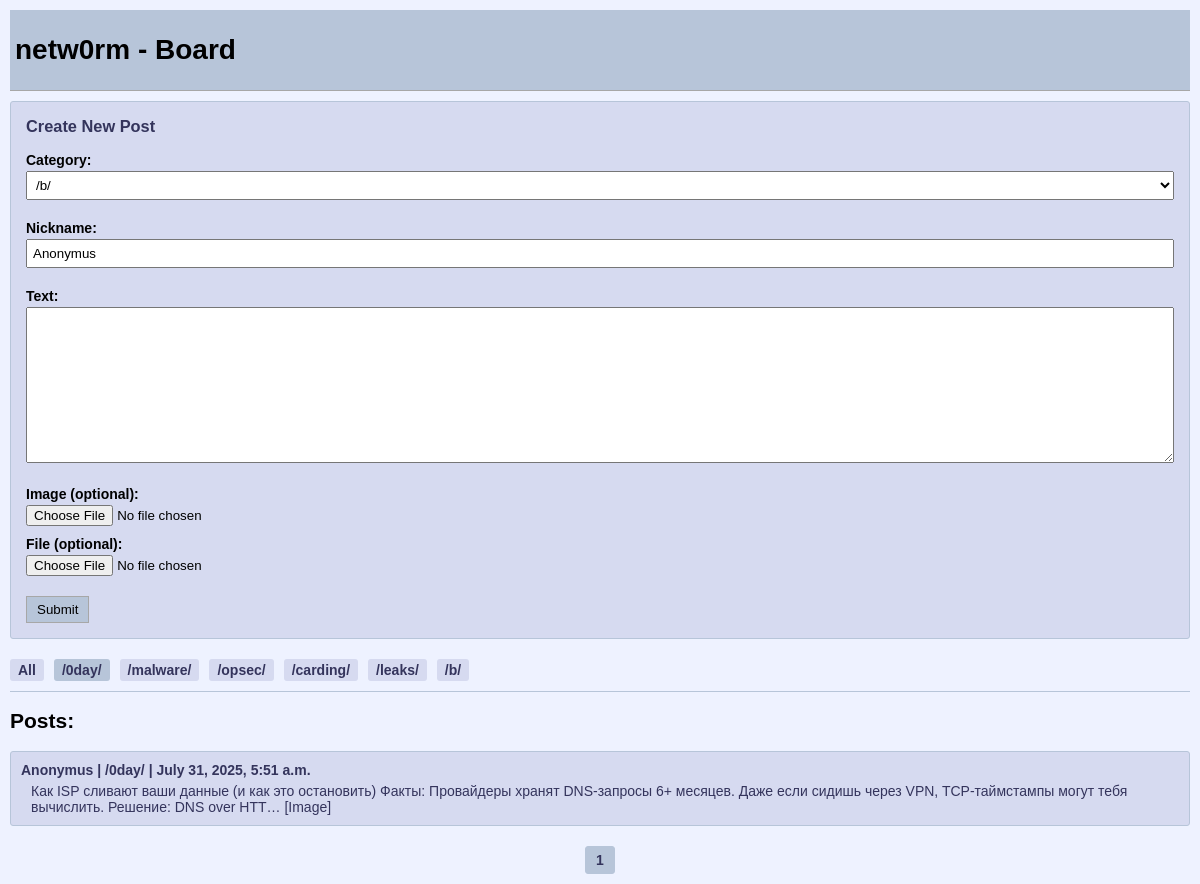
The page /?category=/0day/ on the database its author committed.
### analog/models.py (models this page shows, shortened)
class Post(models.Model):
    category = models.CharField(choices=CHOICES, default="/b/", max_length=12, blank=False)
    created_at = models.DateTimeField(auto_now_add=True)
    nickname = models.CharField(max_length=255, blank=True, default="Anonymus", unique=False)
    text = models.TextField(max_length=5000, blank=False)
    photo = models.ImageField(null=True, blank=True, upload_to="post/")
    file = models.FileField(null=True, blank=True, upload_to="post/")

### analog/views.py (the view, shortened to what this page needs)
# urls.py: path('', PostListView.as_view(), name = "post_list"),
class PostListView(ListView):
    model = Post
    template_name = "post_list.html"
    context_object_name = 'posts'
    paginate_by = 10
    ordering = ['-created_at']
    form_class = PostForm
    def get_queryset(self):
        queryset = super().get_queryset()
        category = self.request.GET.get('category')
        if category:
            queryset = queryset.filter(category=category)
        return queryset
    def get_context_data(self, **kwargs):
        context = super().get_context_data(**kwargs)
        context['form'] = self.form_class()
        context['current_category'] = self.request.GET.get('category')
        return context

### analog/forms.py
class PostForm(forms.ModelForm):
    class Meta:
        model = Post
        fields = ['category', 'nickname', 'text', 'photo', 'file']

### templates/post_list.html (shortened to what this page needs)
<!DOCTYPE html>
<html lang="en">
<head>
</head>
<body>
    <div class="header">
        <h1>netw0rm - Board</h1>
    </div>
    <div class="create-post">
        <h3>Create New Post</h3>
        <form method="post" enctype="multipart/form-data">
            <div class="form-field">
                <label for="id_category">Category:</label>
                {{ form.category }}
            </div>
            <div class="form-field">
                <label for="id_nickname">Nickname:</label>
                {{ form.nickname }}
            </div>
            <div class="form-field">
                <label for="id_text">Text:</label>
                {{ form.text }}
            </div>
            <div class="form-field">
                <label for="id_photo">Image (optional):</label>
                {{ form.photo }}
            </div>
            <div class="form-field">
                <label for="id_file">File (optional):</label>
                {{ form.file }}
            </div>
            <input type="submit" value="Submit">
        </form>
    </div>
    <div class="category-filter">
        <a href="{% url 'post_list' %}" {% if not current_category %}class="active"{% endif %}>All</a>
        {% for value, name in form.fields.category.choices %}
            <a href="?category={{ value }}" {% if current_category == value %}class="active"{% endif %}>{{ name }}</a>
        {% endfor %}
    </div>
    <hr>
    <h2>Posts:</h2>
    {% if page_obj %}
        {% for post in page_obj %}
        <div class="post">
            <div class="post-header">
                <span class="post-nickname">{{ post.nickname|default:"Anonymous" }}</span> |
                <span class="post-category">{{ post.get_category_display }}</span> |
                <span class="post-time">{{ post.created_at }}</span>
            </div>
            <div class="post-content">
                <a href="{% url 'post_detail' pk=post.pk %}">
                    {{ post.text|truncatechars:200 }}
                </a>
                {% if post.photo %}
                    <span style="color: #34345c;">[Image]</span>
                {% endif %}
            </div>
        </div>
        {% endfor %}
        <div class="pagination">
            {% for num in page_obj.paginator.page_range %}
                {% if page_obj.number == num %}
                    <a class="active" href="?page={{ num }}{% if current_category %}&category={{ current_category }}{% endif %}">{{ num }}</a>
                {% elif num > page_obj.number|add:'-3' and num < page_obj.number|add:'3' %}
                    <a href="?page={{ num }}{% if current_category %}&category={{ current_category }}{% endif %}">{{ num }}</a>
                {% endif %}
            {% endfor %}
        </div>
    {% else %}
        <div class="no-posts">
            No posts in this category yet. Be the first to post!
        </div>
    {% endif %}
</body>
</html>

### templates/post_list.html (style rules this page uses)
body { font-family: Arial, sans-serif; background-color: #eef2ff; margin: 0; padding: 10px; color: #000; font-size: 14px; }
.header { background-color: #b7c5d9; padding: 5px; margin-bottom: 10px; border-bottom: 1px solid #a7a7a7; }
.category-filter { display: flex; gap: 10px; margin-bottom: 10px; flex-wrap: wrap; }
.category-filter a { text-decoration: none; color: #34345c; font-weight: bold; padding: 3px 8px; border-radius: 3px; background-color: #d6daf0; }
.category-filter a.active { background-color: #b7c5d9; }
.post { background-color: #d6daf0; padding: 10px; margin-bottom: 15px; border: 1px solid #b7c5d9; border-radius: 3px; }
.post-header { color: #34345c; font-weight: bold; margin-bottom: 5px; }
.post-content { margin-left: 10px; }
hr { border: 0; height: 1px; background-color: #b7c5d9; margin: 10px 0; }
a { color: #34345c; text-decoration: none; }
.create-post { background-color: #d6daf0; padding: 15px; margin-bottom: 20px; border: 1px solid #b7c5d9; border-radius: 3px; }
.create-post h3 { margin-top: 0; color: #34345c; }
.pagination { display: flex; justify-content: center; gap: 5px; margin-top: 20px; }
.pagination a { padding: 5px 10px; background-color: #d6daf0; border: 1px solid #b7c5d9; border-radius: 3px; }
.pagination a.active { background-color: #b7c5d9; font-weight: bold; }
button, input[type="submit"] { background-color: #b7c5d9; border: 1px solid #a7a7a7; padding: 5px 10px; cursor: pointer; margin-top: 10px; }
textarea { width: 100%; box-sizing: border-box; margin-bottom: 10px; min-height: 100px; }
input[type="text"], select { margin-bottom: 10px; padding: 5px; width: 100%; box-sizing: border-box; }
.form-field { margin-bottom: 10px; }
label { display: block; margin-bottom: 3px; font-weight: bold; }

### rows shown on the page
Post: nickname "Anonymus", category "/0day/", created_at "July 31, 2025, 5:51 a.m.", text "Как ISP сливают ваши данные (и как это остановить) Факты: Провайдеры хранят DNS-запросы 6+ месяцев. Даже если сидишь через VPN, TCP-таймстампы могут тебя вычислить. Решение: DNS over HTT…", shows "[Image]"

### other values the page prints
{{ name }} "/0day/" "/malware/" "/opsec/" "/carding/" "/leaks/" "/b/"
{{ num }} "1"
